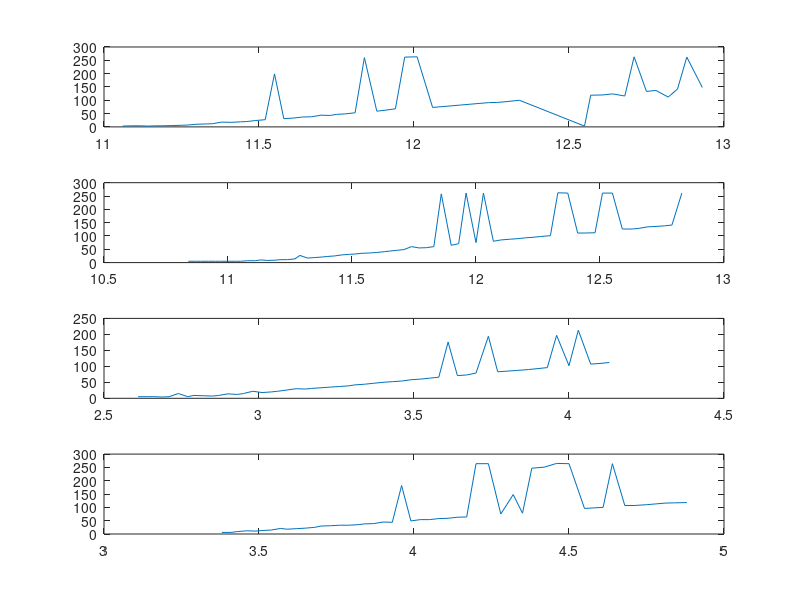

Here is the MATLAB script that generated this plot:
clc;
clear all;

y = [3     11.06
4     11.09
4     11.12
3     11.14
4     11.17
4     11.19
5     11.22
6     11.25
7     11.27
10     11.30
11     11.33
12     11.35
18     11.38
17     11.41
19     11.44
20     11.46
24     11.49
27     11.52
199     11.55
31     11.58
33     11.61
37     11.64
38     11.67
44     11.70
43     11.73
47     11.75
49     11.78
53     11.81
260     11.84
59     11.88
63     11.91
68     11.94
262     11.97
263     12.01
73     12.06
76     12.09
79     12.12
82     12.15
85     12.18
88     12.21
91     12.24
92     12.27
95     12.30
100     12.34
3     12.55
119     12.57
120     12.61
124     12.64
116     12.68
263     12.71
133     12.75
137     12.78
112     12.82
142     12.85
262     12.88
148     12.93];

z= [5     10.84
5     10.87
5     10.89
5     10.92
5     10.95
5     10.97
5     11.00
5     11.03
5     11.05
7     11.08
7     11.11
10     11.13
8     11.16
9     11.19
11     11.21
11     11.24
14     11.27
27     11.29
17     11.32
19     11.35
21     11.38
23     11.40
25     11.43
29     11.46
31     11.49
32     11.51
35     11.54
36     11.57
38     11.60
41     11.63
43     11.65
46     11.68
49     11.71
60     11.74
55     11.77
56     11.80
60     11.83
258     11.86
65     11.90
71     11.93
261     11.96
75     12.00
261     12.03
80     12.07
85     12.10
88     12.14
90     12.17
93     12.20
95     12.23
98     12.26
101     12.30
262     12.33
261     12.37
111     12.41
111     12.44
112     12.48
261     12.51
261     12.55
126     12.59
126     12.63
129     12.66
134     12.69
136     12.73
138     12.76
141     12.79
261     12.83];

m = [ 5     2.61
5     2.64
5     2.66
4     2.69
5     2.71
15     2.74
5     2.77
9     2.79
8     2.82
7     2.85
9     2.87
14     2.90
12     2.93
15     2.95
22     2.98
18     3.01
20     3.04
22     3.06
26     3.09
30     3.12
29     3.15
31     3.17
33     3.20
35     3.23
37     3.26
39     3.29
42     3.31
44     3.34
47     3.37
50     3.40
52     3.43
54     3.46
58     3.49
60     3.52
63     3.55
66     3.58
176     3.61
71     3.64
73     3.67
79     3.70
194     3.74
83     3.77
85     3.80
87     3.83
90     3.87
93     3.90
96     3.93
197     3.96
102     4.00
213     4.03
107     4.07
109     4.10
112     4.13];

n = [ 4     0.39
4     0.42
4     0.45
4     0.47
5     0.50
4     0.53
5     0.55
5     0.58
5     0.61
5     0.63
5     0.66
5     0.68
5     0.71
5     0.74
5     0.76
4     0.79
4     0.82
4     0.84
4     0.87
4     0.89
4     0.92
4     0.95
4     0.97
4     1.00
4     1.03
4     1.05
4     1.08
5     1.10
5     1.13
5     1.16
5     1.18
5     1.21
5     1.24
5     1.26
5     1.29
5     1.32
4     1.34
4     1.37
4     1.39
4     1.42
4     1.45
5     1.47
11     1.50
9     1.53
10     1.55
10     1.58
5     1.61
4     1.63
4     1.66
5     1.69
5     1.71
5     1.74
28     1.76
8     1.79
9     1.82
7     1.85
10     1.87
12     1.90
10     1.93
13     1.95
15     1.98
19     2.01
19     2.03
21     2.06
22     2.09
25     2.12
28     2.14
29     2.17
54     2.20
35     2.23
127     2.26
85     2.29
41     2.32
44     2.35
46     2.38
48     2.41
50     2.44
55     2.47
55     2.50
59     2.52
61     2.55
63     2.58
139     2.61
68     2.65
145     2.68
75     2.71
149     2.74
80     2.78
158     2.81
85     2.84
87     2.88
90     2.91
177     2.94
179     2.97
187     3.01
264     3.05
217     3.09
178     3.13
180     3.17
114     3.20
116     3.23
124     3.27
121     3.30
124     3.33
126     3.37
129     3.40
131     3.44
137     3.47
137     3.50
139     3.54
223     3.57
145     3.61
149     3.65
232     3.68
155     3.72
232     3.76
237     3.79
236     3.83
169     3.87
239     3.91
241     3.95
178     3.99
263     4.03
264     4.07
263     4.11
255     4.15
263     4.19
255     4.24
202     4.28
247     4.32
255     4.36
256     4.40
253     4.44
256     4.48
252     4.52
262     4.56
249     4.60
251     4.64
250     4.68
251     4.72
251     4.76
245     4.81
246     4.85
249     4.89
247     4.93
250     4.97
256     5.01
252     5.05
253     5.09
248     5.13
251     5.17
250     5.21
248     5.26
259     5.30
254     5.34
251     5.38
252     5.42
251     5.46
256     5.50
256     5.54
257     5.58
256     5.62
258     5.67
255     5.71
256     5.75
246     5.79
254     5.83
257     5.87
237     5.91
236     5.95
264     5.99
220     6.03
219     6.07
263     6.11
264     6.15
265     6.20
204     6.24
248     6.28
263     6.32
249     6.36
265     6.40
204     6.44
263     6.48
205     6.52
208     6.56
204     6.59
202     6.63
203     6.67
201     6.71
201     6.75
200     6.79
203     6.82
213     6.86
213     6.90
214     6.94
204     6.98
227     7.02
209     7.05
212     7.09
209     7.13
212     7.17
212     7.21
207     7.25
224     7.29
265     7.32
206     7.37
210     7.41
214     7.44
214     7.48
205     7.52
231     7.56
202     7.60
202     7.64
202     7.67
199     7.71
212     7.75
212     7.79
213     7.83
212     7.87
211     7.91
211     7.94
213     7.98
211     8.02
214     8.06
212     8.10
213     8.14
265     8.18
212     8.22
212     8.26
212     8.29
212     8.33
264     8.37
266     8.41
220     8.46
264     8.49
213     8.54
210     8.57
265     8.61
216     8.65
210     8.69
203     8.73
214     8.77
201     8.81
265     8.85
265     8.89
264     8.93
264     8.97
209     9.01
264     9.05
206     9.09
205     9.13
205     9.17
205     9.21
204     9.25
230     9.28
221     9.32
214     9.36
263     9.40
212     9.44
207     9.48
213     9.52
218     9.56
264     9.60
215     9.64
209     9.68
225     9.72
263     9.76
229     9.80
233     9.84
264     9.88
230     9.92
229     9.96
206     10.00
206     10.04
203     10.07
202     10.11
201     10.15
264     10.19
199     10.23
202     10.27
264     10.31
194     10.35
194     10.39
193     10.42
194     10.46
198     10.50
196     10.53
196     10.57
198     10.61
192     10.65
192     10.69
190     10.72
193     10.76
264     10.80];

o = [ 6     3.38
6     3.41
9     3.43
12     3.46
11     3.49
13     3.51
15     3.54
21     3.57
18     3.59
20     3.62
22     3.65
25     3.68
30     3.70
31     3.73
33     3.76
33     3.79
35     3.82
38     3.84
39     3.87
45     3.90
44     3.93
182     3.96
49     3.99
54     4.02
54     4.05
58     4.08
59     4.11
63     4.14
64     4.17
264     4.20
264     4.24
75     4.28
148     4.32
78     4.35
247     4.38
251     4.42
265     4.46
264     4.50
96     4.55
98     4.58
100     4.61
264     4.64
107     4.68
107     4.71
110     4.75
113     4.78
116     4.81
117     4.84
118     4.88];

for count = 0:50
    
    
end    


subplot(4,1,1);
plot(y(:,2),y(:,1))

subplot(4,1,2);
plot(z(:,2),z(:,1))

subplot(4,1,3);
plot(m(:,2),m(:,1))

subplot(4,1,4);
plot(o(:,2),o(:,1))



